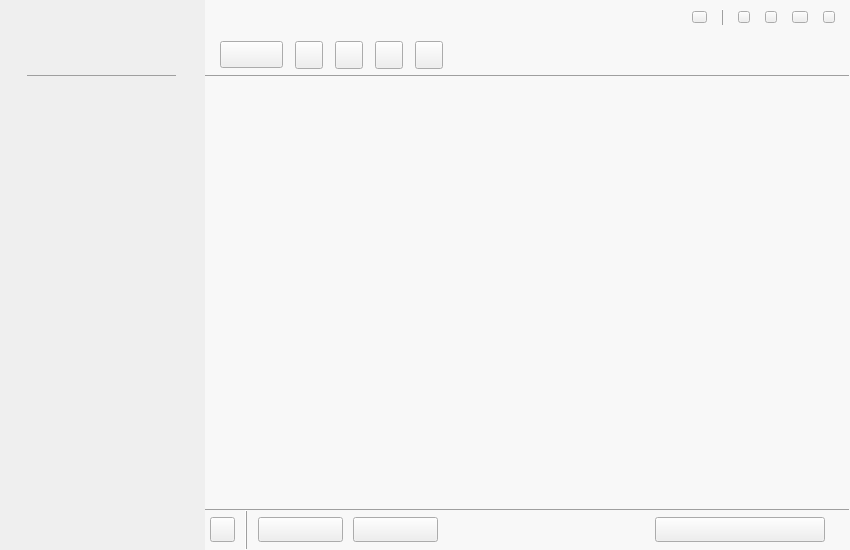
<?xml version="1.0" encoding="UTF-8"?>
<ui version="4.0">
 <class>DownloadApplication</class>
 <widget class="QWidget" name="DownloadApplication">
  <property name="geometry">
   <rect>
    <x>0</x>
    <y>0</y>
    <width>850</width>
    <height>550</height>
   </rect>
  </property>
  <property name="windowTitle">
   <string>天天下载</string>
  </property>
  <layout class="QHBoxLayout" name="horizontalLayout_2">
   <property name="spacing">
    <number>0</number>
   </property>
   <property name="leftMargin">
    <number>0</number>
   </property>
   <property name="topMargin">
    <number>0</number>
   </property>
   <property name="rightMargin">
    <number>0</number>
   </property>
   <property name="bottomMargin">
    <number>0</number>
   </property>
   <item>
    <widget class="DownloadTransitionAnimationLabel" name="background">
     <layout class="QHBoxLayout" name="horizontalLayout">
      <property name="spacing">
       <number>0</number>
      </property>
      <property name="leftMargin">
       <number>0</number>
      </property>
      <property name="topMargin">
       <number>0</number>
      </property>
      <property name="rightMargin">
       <number>0</number>
      </property>
      <property name="bottomMargin">
       <number>0</number>
      </property>
      <item>
       <widget class="QWidget" name="leftWidget" native="true">
        <property name="minimumSize">
         <size>
          <width>205</width>
          <height>0</height>
         </size>
        </property>
        <property name="maximumSize">
         <size>
          <width>205</width>
          <height>16777215</height>
         </size>
        </property>
        <layout class="QVBoxLayout" name="verticalLayout_3">
         <property name="spacing">
          <number>0</number>
         </property>
         <property name="leftMargin">
          <number>0</number>
         </property>
         <property name="topMargin">
          <number>0</number>
         </property>
         <property name="rightMargin">
          <number>0</number>
         </property>
         <property name="bottomMargin">
          <number>0</number>
         </property>
         <item>
          <widget class="QWidget" name="widget" native="true">
           <property name="minimumSize">
            <size>
             <width>0</width>
             <height>75</height>
            </size>
           </property>
           <property name="maximumSize">
            <size>
             <width>16777215</width>
             <height>75</height>
            </size>
           </property>
          </widget>
         </item>
         <item alignment="Qt::AlignHCenter|Qt::AlignVCenter">
          <widget class="QFrame" name="frame_5">
           <property name="minimumSize">
            <size>
             <width>150</width>
             <height>1</height>
            </size>
           </property>
           <property name="maximumSize">
            <size>
             <width>150</width>
             <height>1</height>
            </size>
           </property>
           <property name="frameShape">
            <enum>QFrame::HLine</enum>
           </property>
           <property name="frameShadow">
            <enum>QFrame::Raised</enum>
           </property>
          </widget>
         </item>
         <item>
          <widget class="DownloadFunctionListWidget" name="fucntionListWidget" native="true">
           <property name="minimumSize">
            <size>
             <width>0</width>
             <height>300</height>
            </size>
           </property>
          </widget>
         </item>
         <item>
          <spacer name="verticalSpacer_2">
           <property name="orientation">
            <enum>Qt::Vertical</enum>
           </property>
           <property name="sizeHint" stdset="0">
            <size>
             <width>20</width>
             <height>40</height>
            </size>
           </property>
          </spacer>
         </item>
        </layout>
       </widget>
      </item>
      <item>
       <widget class="QWidget" name="rightWidget" native="true">
        <property name="styleSheet">
         <string notr="true">#rightWidget{background:rgba(255,255,255,150);}</string>
        </property>
        <layout class="QVBoxLayout" name="verticalLayout">
         <property name="spacing">
          <number>0</number>
         </property>
         <property name="leftMargin">
          <number>0</number>
         </property>
         <property name="topMargin">
          <number>0</number>
         </property>
         <property name="rightMargin">
          <number>0</number>
         </property>
         <property name="bottomMargin">
          <number>0</number>
         </property>
         <item>
          <widget class="QWidget" name="topWidget" native="true">
           <property name="minimumSize">
            <size>
             <width>0</width>
             <height>35</height>
            </size>
           </property>
           <property name="maximumSize">
            <size>
             <width>16777215</width>
             <height>35</height>
            </size>
           </property>
           <layout class="QHBoxLayout" name="horizontalLayout_3">
            <property name="spacing">
             <number>15</number>
            </property>
            <property name="rightMargin">
             <number>15</number>
            </property>
            <item>
             <spacer name="horizontalSpacer">
              <property name="orientation">
               <enum>Qt::Horizontal</enum>
              </property>
              <property name="sizeHint" stdset="0">
               <size>
                <width>40</width>
                <height>20</height>
               </size>
              </property>
             </spacer>
            </item>
            <item>
             <widget class="QToolButton" name="windowSkinButton">
              <property name="minimumSize">
               <size>
                <width>15</width>
                <height>12</height>
               </size>
              </property>
              <property name="maximumSize">
               <size>
                <width>15</width>
                <height>12</height>
               </size>
              </property>
              <property name="text">
               <string/>
              </property>
             </widget>
            </item>
            <item>
             <widget class="QFrame" name="frame">
              <property name="minimumSize">
               <size>
                <width>1</width>
                <height>0</height>
               </size>
              </property>
              <property name="maximumSize">
               <size>
                <width>1</width>
                <height>16777215</height>
               </size>
              </property>
              <property name="frameShape">
               <enum>QFrame::VLine</enum>
              </property>
              <property name="frameShadow">
               <enum>QFrame::Raised</enum>
              </property>
             </widget>
            </item>
            <item>
             <widget class="QToolButton" name="windowSettingButton">
              <property name="minimumSize">
               <size>
                <width>12</width>
                <height>12</height>
               </size>
              </property>
              <property name="maximumSize">
               <size>
                <width>12</width>
                <height>12</height>
               </size>
              </property>
              <property name="text">
               <string/>
              </property>
             </widget>
            </item>
            <item>
             <widget class="QToolButton" name="windowMinButton">
              <property name="minimumSize">
               <size>
                <width>12</width>
                <height>12</height>
               </size>
              </property>
              <property name="maximumSize">
               <size>
                <width>12</width>
                <height>12</height>
               </size>
              </property>
              <property name="text">
               <string/>
              </property>
             </widget>
            </item>
            <item>
             <widget class="QToolButton" name="windowMaxButton">
              <property name="minimumSize">
               <size>
                <width>16</width>
                <height>12</height>
               </size>
              </property>
              <property name="maximumSize">
               <size>
                <width>16</width>
                <height>12</height>
               </size>
              </property>
              <property name="text">
               <string/>
              </property>
             </widget>
            </item>
            <item>
             <widget class="QToolButton" name="windowCloseButton">
              <property name="minimumSize">
               <size>
                <width>12</width>
                <height>12</height>
               </size>
              </property>
              <property name="maximumSize">
               <size>
                <width>12</width>
                <height>12</height>
               </size>
              </property>
              <property name="text">
               <string/>
              </property>
             </widget>
            </item>
           </layout>
          </widget>
         </item>
         <item>
          <widget class="QWidget" name="functionWidget" native="true">
           <property name="minimumSize">
            <size>
             <width>0</width>
             <height>40</height>
            </size>
           </property>
           <property name="maximumSize">
            <size>
             <width>16777215</width>
             <height>40</height>
            </size>
           </property>
           <layout class="QHBoxLayout" name="horizontalLayout_4">
            <property name="spacing">
             <number>12</number>
            </property>
            <property name="leftMargin">
             <number>15</number>
            </property>
            <property name="topMargin">
             <number>0</number>
            </property>
            <property name="rightMargin">
             <number>0</number>
            </property>
            <property name="bottomMargin">
             <number>0</number>
            </property>
            <item>
             <widget class="QToolButton" name="newDownloadButton">
              <property name="minimumSize">
               <size>
                <width>63</width>
                <height>27</height>
               </size>
              </property>
              <property name="maximumSize">
               <size>
                <width>63</width>
                <height>27</height>
               </size>
              </property>
              <property name="text">
               <string/>
              </property>
             </widget>
            </item>
            <item>
             <widget class="QToolButton" name="startDownloadButton">
              <property name="minimumSize">
               <size>
                <width>28</width>
                <height>28</height>
               </size>
              </property>
              <property name="maximumSize">
               <size>
                <width>28</width>
                <height>28</height>
               </size>
              </property>
              <property name="text">
               <string/>
              </property>
             </widget>
            </item>
            <item>
             <widget class="QToolButton" name="pauseDownloadButton">
              <property name="minimumSize">
               <size>
                <width>28</width>
                <height>28</height>
               </size>
              </property>
              <property name="maximumSize">
               <size>
                <width>28</width>
                <height>28</height>
               </size>
              </property>
              <property name="text">
               <string/>
              </property>
             </widget>
            </item>
            <item>
             <widget class="QToolButton" name="deleteDownloadButton">
              <property name="minimumSize">
               <size>
                <width>28</width>
                <height>28</height>
               </size>
              </property>
              <property name="maximumSize">
               <size>
                <width>28</width>
                <height>28</height>
               </size>
              </property>
              <property name="text">
               <string/>
              </property>
             </widget>
            </item>
            <item>
             <widget class="QToolButton" name="settingButton">
              <property name="minimumSize">
               <size>
                <width>28</width>
                <height>28</height>
               </size>
              </property>
              <property name="maximumSize">
               <size>
                <width>28</width>
                <height>28</height>
               </size>
              </property>
              <property name="text">
               <string/>
              </property>
             </widget>
            </item>
            <item>
             <spacer name="horizontalSpacer_2">
              <property name="orientation">
               <enum>Qt::Horizontal</enum>
              </property>
              <property name="sizeHint" stdset="0">
               <size>
                <width>323</width>
                <height>19</height>
               </size>
              </property>
             </spacer>
            </item>
           </layout>
          </widget>
         </item>
         <item>
          <widget class="QFrame" name="frame_3">
           <property name="minimumSize">
            <size>
             <width>0</width>
             <height>1</height>
            </size>
           </property>
           <property name="maximumSize">
            <size>
             <width>16777215</width>
             <height>1</height>
            </size>
           </property>
           <property name="styleSheet">
            <string notr="true"/>
           </property>
           <property name="frameShape">
            <enum>QFrame::HLine</enum>
           </property>
           <property name="frameShadow">
            <enum>QFrame::Raised</enum>
           </property>
          </widget>
         </item>
         <item>
          <widget class="QStackedWidget" name="centerStackedWidget"/>
         </item>
         <item>
          <widget class="QFrame" name="frame_4">
           <property name="minimumSize">
            <size>
             <width>0</width>
             <height>1</height>
            </size>
           </property>
           <property name="maximumSize">
            <size>
             <width>16777215</width>
             <height>1</height>
            </size>
           </property>
           <property name="styleSheet">
            <string notr="true"/>
           </property>
           <property name="frameShape">
            <enum>QFrame::HLine</enum>
           </property>
           <property name="frameShadow">
            <enum>QFrame::Raised</enum>
           </property>
          </widget>
         </item>
         <item>
          <widget class="QWidget" name="bottomWidget" native="true">
           <property name="minimumSize">
            <size>
             <width>0</width>
             <height>40</height>
            </size>
           </property>
           <property name="maximumSize">
            <size>
             <width>16777215</width>
             <height>40</height>
            </size>
           </property>
           <layout class="QHBoxLayout" name="horizontalLayout_5">
            <property name="spacing">
             <number>10</number>
            </property>
            <property name="leftMargin">
             <number>5</number>
            </property>
            <property name="topMargin">
             <number>0</number>
            </property>
            <property name="rightMargin">
             <number>5</number>
            </property>
            <property name="bottomMargin">
             <number>0</number>
            </property>
            <item>
             <widget class="DownloadToolLabelButton" name="expandButton">
              <property name="minimumSize">
               <size>
                <width>25</width>
                <height>25</height>
               </size>
              </property>
              <property name="maximumSize">
               <size>
                <width>25</width>
                <height>25</height>
               </size>
              </property>
              <property name="text">
               <string/>
              </property>
             </widget>
            </item>
            <item>
             <widget class="QFrame" name="frame_2">
              <property name="frameShape">
               <enum>QFrame::VLine</enum>
              </property>
              <property name="frameShadow">
               <enum>QFrame::Raised</enum>
              </property>
             </widget>
            </item>
            <item>
             <widget class="DownloadToolLabelButton" name="downloadSettingButton">
              <property name="minimumSize">
               <size>
                <width>85</width>
                <height>25</height>
               </size>
              </property>
              <property name="maximumSize">
               <size>
                <width>85</width>
                <height>25</height>
               </size>
              </property>
              <property name="text">
               <string/>
              </property>
             </widget>
            </item>
            <item>
             <widget class="DownloadToolLabelButton" name="downloadPlanButton">
              <property name="minimumSize">
               <size>
                <width>85</width>
                <height>25</height>
               </size>
              </property>
              <property name="maximumSize">
               <size>
                <width>85</width>
                <height>25</height>
               </size>
              </property>
              <property name="text">
               <string/>
              </property>
             </widget>
            </item>
            <item>
             <spacer name="horizontalSpacer_3">
              <property name="orientation">
               <enum>Qt::Horizontal</enum>
              </property>
              <property name="sizeHint" stdset="0">
               <size>
                <width>40</width>
                <height>20</height>
               </size>
              </property>
             </spacer>
            </item>
            <item>
             <widget class="DownloadSpeedToolLabelButton" name="downloadSpeedButton">
              <property name="minimumSize">
               <size>
                <width>170</width>
                <height>25</height>
               </size>
              </property>
              <property name="maximumSize">
               <size>
                <width>170</width>
                <height>25</height>
               </size>
              </property>
              <property name="text">
               <string/>
              </property>
             </widget>
            </item>
            <item>
             <widget class="QWidget" name="resizeWidget" native="true">
              <property name="minimumSize">
               <size>
                <width>10</width>
                <height>0</height>
               </size>
              </property>
              <property name="maximumSize">
               <size>
                <width>10</width>
                <height>16777215</height>
               </size>
              </property>
              <layout class="QVBoxLayout" name="verticalLayout_2">
               <property name="spacing">
                <number>0</number>
               </property>
               <property name="leftMargin">
                <number>0</number>
               </property>
               <property name="topMargin">
                <number>0</number>
               </property>
               <property name="rightMargin">
                <number>0</number>
               </property>
               <property name="bottomMargin">
                <number>5</number>
               </property>
               <item>
                <spacer name="verticalSpacer">
                 <property name="orientation">
                  <enum>Qt::Vertical</enum>
                 </property>
                 <property name="sizeHint" stdset="0">
                  <size>
                   <width>20</width>
                   <height>40</height>
                  </size>
                 </property>
                </spacer>
               </item>
               <item>
                <widget class="QLabel" name="resizeLabelWidget">
                 <property name="minimumSize">
                  <size>
                   <width>10</width>
                   <height>10</height>
                  </size>
                 </property>
                 <property name="maximumSize">
                  <size>
                   <width>10</width>
                   <height>10</height>
                  </size>
                 </property>
                 <property name="text">
                  <string/>
                 </property>
                </widget>
               </item>
              </layout>
             </widget>
            </item>
           </layout>
          </widget>
         </item>
        </layout>
       </widget>
      </item>
     </layout>
    </widget>
   </item>
  </layout>
 </widget>
 <customwidgets>
  <customwidget>
   <class>DownloadTransitionAnimationLabel</class>
   <extends>QLabel</extends>
   <header>downloadtransitionanimationlabel.h</header>
  </customwidget>
  <customwidget>
   <class>DownloadToolLabelButton</class>
   <extends>QToolButton</extends>
   <header>downloadtoollabelbutton.h</header>
  </customwidget>
  <customwidget>
   <class>DownloadFunctionListWidget</class>
   <extends>QWidget</extends>
   <header>downloadfunctionlistwidget.h</header>
   <container>1</container>
  </customwidget>
  <customwidget>
   <class>DownloadSpeedToolLabelButton</class>
   <extends>QToolButton</extends>
   <header>downloadtoollabelbutton.h</header>
  </customwidget>
 </customwidgets>
 <resources/>
 <connections/>
</ui>
